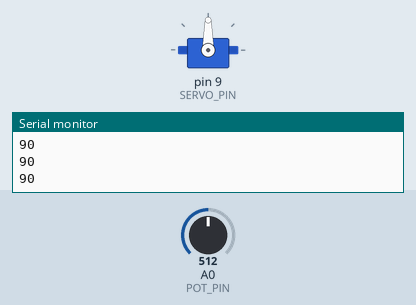
Simulated run of this sketch. Board: Arduino Uno, built with avr-gcc and run on an emulated ATmega328P. Shown: servo, the last lines printed to the serial monitor. Inputs (shaded band) come from the test bench; at power-on: A0 (POT_PIN) = 512.

Above: at 1.2 s.
1.3 s: A0 (POT_PIN) set to 716
At 2.5 s:
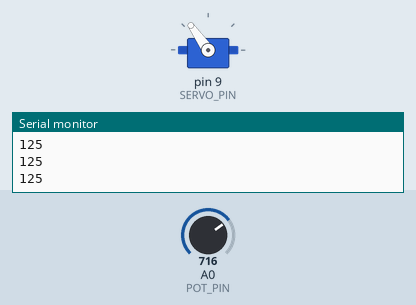
2.8 s: A0 (POT_PIN) set to 900
At 4.0 s:
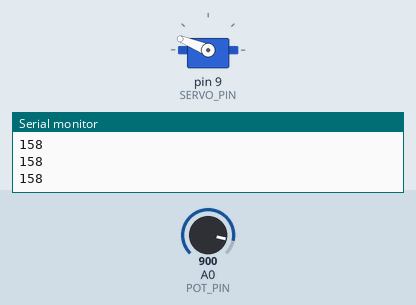
4.3 s: A0 (POT_PIN) set to 1023
At 5.4 s:
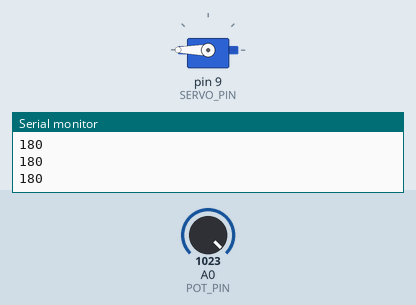
5.8 s: A0 (POT_PIN) set to 306
At 6.7 s:
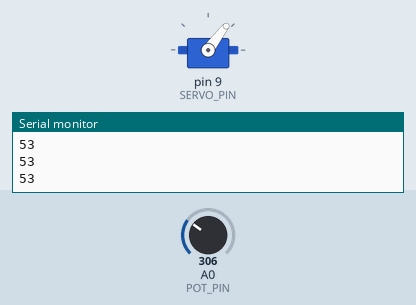
7.3 s: A0 (POT_PIN) set to 122
At 8.1 s:
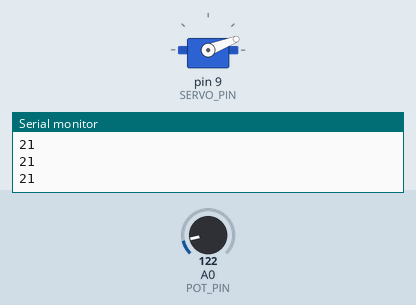
8.8 s: A0 (POT_PIN) set to 0
At 9.4 s:
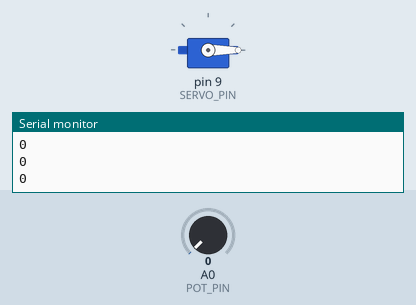
Timing chart, 0 to 11.3 s (numbered marks = the images above; inputs shaded):
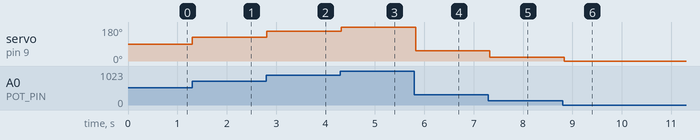

The sketch:

main.ino
```cpp
/*
    Control servo motor with potentiometer
    11 APR 2025 by Blind Author
*/

#include <Servo.h>

Servo myservo;

const int POT_PIN = A0;
const int SERVO_PIN = 9;

void setup() {
    Serial.begin(9600);
    myservo.attach(SERVO_PIN);
    pinMode(POT_PIN, INPUT);
}

void loop() {
    int pot = analogRead(POT_PIN);
    myservo.write(map(pot, 0, 1023, 0, 180));

    Serial.println(myservo.read());
    delay(100);
}
```

Measured:
- after the input at 1.3 s, servo on pin 9 (SERVO_PIN): 90° → 125° at once
- after the input at 2.8 s, servo on pin 9 (SERVO_PIN): 125° → 158° at once
- after the input at 4.3 s, servo on pin 9 (SERVO_PIN): 158° → 180° at once
- after the input at 5.8 s, servo on pin 9 (SERVO_PIN): 180° → 53° at once
- after the input at 7.3 s, servo on pin 9 (SERVO_PIN): 53° → 21° at once
- after the input at 8.8 s, servo on pin 9 (SERVO_PIN): 21° → 0° at once
